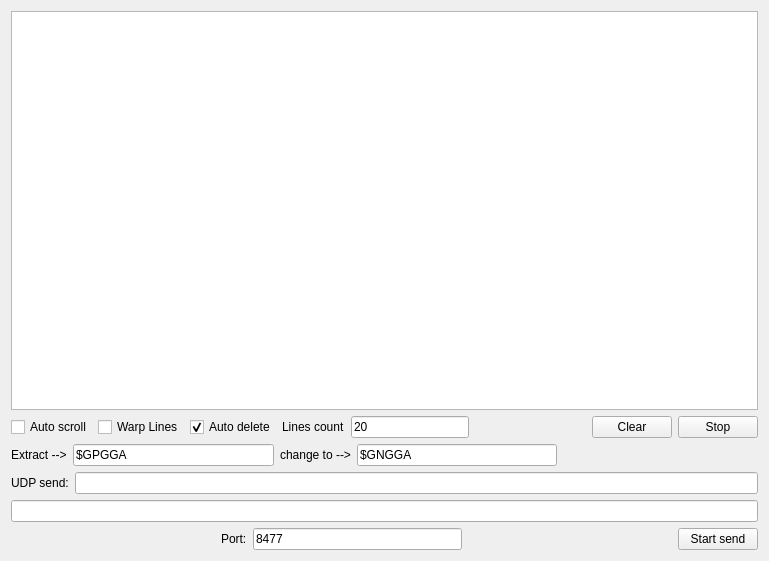
<?xml version="1.0" encoding="UTF-8"?>
<ui version="4.0">
 <class>Terminal</class>
 <widget class="QDialog" name="Terminal">
  <property name="geometry">
   <rect>
    <x>0</x>
    <y>0</y>
    <width>769</width>
    <height>561</height>
   </rect>
  </property>
  <property name="windowTitle">
   <string>Terminal GPS to UDP</string>
  </property>
  <layout class="QGridLayout" name="gridLayout">
   <item row="0" column="0">
    <widget class="QPlainTextEdit" name="pte_read">
     <property name="font">
      <font>
       <family>Consolas</family>
       <pointsize>10</pointsize>
      </font>
     </property>
     <property name="undoRedoEnabled">
      <bool>false</bool>
     </property>
     <property name="lineWrapMode">
      <enum>QPlainTextEdit::NoWrap</enum>
     </property>
     <property name="textInteractionFlags">
      <set>Qt::TextBrowserInteraction</set>
     </property>
    </widget>
   </item>
   <item row="2" column="0">
    <layout class="QHBoxLayout" name="horizontalLayout_2">
     <item>
      <widget class="QLabel" name="label_2">
       <property name="text">
        <string>Extract --&gt;</string>
       </property>
      </widget>
     </item>
     <item>
      <widget class="QLineEdit" name="le_extract">
       <property name="text">
        <string>$GPGGA</string>
       </property>
      </widget>
     </item>
     <item>
      <widget class="QLabel" name="label_3">
       <property name="text">
        <string>change to --&gt;</string>
       </property>
      </widget>
     </item>
     <item>
      <widget class="QLineEdit" name="le_change">
       <property name="text">
        <string>$GNGGA</string>
       </property>
      </widget>
     </item>
     <item>
      <spacer name="horizontalSpacer">
       <property name="orientation">
        <enum>Qt::Horizontal</enum>
       </property>
       <property name="sizeHint" stdset="0">
        <size>
         <width>40</width>
         <height>20</height>
        </size>
       </property>
      </spacer>
     </item>
    </layout>
   </item>
   <item row="5" column="0">
    <layout class="QHBoxLayout" name="horizontalLayout_4">
     <item>
      <spacer name="horizontalSpacer_4">
       <property name="orientation">
        <enum>Qt::Horizontal</enum>
       </property>
       <property name="sizeHint" stdset="0">
        <size>
         <width>40</width>
         <height>20</height>
        </size>
       </property>
      </spacer>
     </item>
     <item>
      <widget class="QLabel" name="label_5">
       <property name="text">
        <string>Port:</string>
       </property>
      </widget>
     </item>
     <item>
      <widget class="QLineEdit" name="le_port">
       <property name="text">
        <string>8477</string>
       </property>
      </widget>
     </item>
     <item>
      <spacer name="horizontalSpacer_2">
       <property name="orientation">
        <enum>Qt::Horizontal</enum>
       </property>
       <property name="sizeHint" stdset="0">
        <size>
         <width>40</width>
         <height>20</height>
        </size>
       </property>
      </spacer>
     </item>
     <item>
      <widget class="QPushButton" name="pb_send">
       <property name="text">
        <string>Start send</string>
       </property>
       <property name="checkable">
        <bool>true</bool>
       </property>
       <property name="autoDefault">
        <bool>false</bool>
       </property>
      </widget>
     </item>
    </layout>
   </item>
   <item row="1" column="0">
    <layout class="QHBoxLayout" name="horizontalLayout">
     <item>
      <widget class="QCheckBox" name="cb_rewind">
       <property name="text">
        <string>Auto scroll</string>
       </property>
       <property name="checked">
        <bool>false</bool>
       </property>
      </widget>
     </item>
     <item>
      <widget class="QCheckBox" name="cb_warp">
       <property name="text">
        <string>Warp Lines</string>
       </property>
       <property name="checked">
        <bool>false</bool>
       </property>
      </widget>
     </item>
     <item>
      <widget class="QCheckBox" name="cb_autoDelete">
       <property name="text">
        <string>Auto delete</string>
       </property>
       <property name="checked">
        <bool>true</bool>
       </property>
      </widget>
     </item>
     <item>
      <widget class="QLabel" name="label">
       <property name="text">
        <string>Lines count</string>
       </property>
      </widget>
     </item>
     <item>
      <widget class="QLineEdit" name="le_lineCount">
       <property name="text">
        <string>20</string>
       </property>
      </widget>
     </item>
     <item>
      <spacer name="horizontalSpacer_3">
       <property name="orientation">
        <enum>Qt::Horizontal</enum>
       </property>
       <property name="sizeHint" stdset="0">
        <size>
         <width>40</width>
         <height>20</height>
        </size>
       </property>
      </spacer>
     </item>
     <item>
      <widget class="QPushButton" name="pb_clear_read">
       <property name="text">
        <string>Clear</string>
       </property>
       <property name="autoDefault">
        <bool>false</bool>
       </property>
      </widget>
     </item>
     <item>
      <widget class="QPushButton" name="pb_startStop">
       <property name="text">
        <string>Stop</string>
       </property>
       <property name="checkable">
        <bool>true</bool>
       </property>
       <property name="autoDefault">
        <bool>false</bool>
       </property>
      </widget>
     </item>
    </layout>
   </item>
   <item row="3" column="0">
    <layout class="QHBoxLayout" name="horizontalLayout_3">
     <item>
      <widget class="QLabel" name="label_4">
       <property name="text">
        <string>UDP send:</string>
       </property>
      </widget>
     </item>
     <item>
      <widget class="QLineEdit" name="le_udpSend"/>
     </item>
    </layout>
   </item>
   <item row="4" column="0">
    <widget class="QLineEdit" name="le_send"/>
   </item>
  </layout>
 </widget>
 <resources/>
 <connections/>
</ui>
